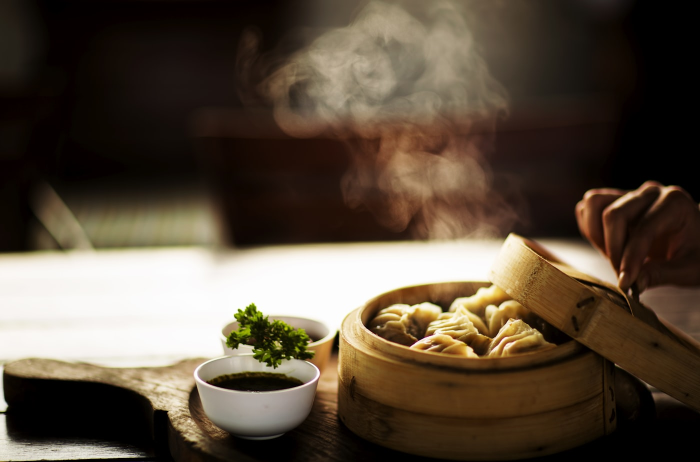
#> input picture images/catering-steam.jpg, 1400 x 924 px (shown at 1/2 size)
$ python -i export-dish-images.py   (imports and definitions only)
#> lines starting #> are read from the running program, lines starting #| are printed output that depends on the picture
#> further down, picture is the input picture: PIL image 1400x924 RGB; mean R, G, B 89.6, 76.3, 61.1
#!/usr/bin/env python3
"""Export the dish photos used by the menu detail sheet.

Separate from export-images.py because the sheet needs one uniform 4:3 slot,
and the two kinds of source photo have to reach it differently:

- Restaurant shots (a plate on a table) are cropped to 4:3 — "cover".
- Studio shots are a roll or a row of maki floating in a wide black frame, so a
  plain 4:3 crop leaves the food as a speck in the middle. Those use "subject":
  find the bounding box of the lit pixels and build the 4:3 box around it so the
  food fills a set share of the frame. Padding with the backdrop colour covers
  the case where that box runs past an edge — invisible against flat black.

Mapping lives in scripts/dish-photo-mapping.json. Sources are the untouched
WhatsApp exports in food_images/, whose names contain U+202F before AM/PM —
never retype them, copy or glob them.

Usage: python3 scripts/export-dish-images.py
"""
import json
from pathlib import Path

from PIL import Image, ImageOps

ROOT = Path(__file__).resolve().parent.parent
OUT = ROOT / "images"
MAPPING = Path(__file__).parent / "dish-photo-mapping.json"
ASPECT = 4 / 3
MAX_W = 900
QUALITY = 80


def _fraction(focus):
    named = {"top": 0.0, "left": 0.0, "center": 0.5, "bottom": 1.0, "right": 1.0}
    return named[focus] if isinstance(focus, str) else float(focus)


def cover(im, focus):
    w, h = im.size
    f = _fraction(focus)
    if w / h > ASPECT:
        new_w = round(h * ASPECT)
        x = round((w - new_w) * f)
        return im.crop((x, 0, x + new_w, h))
    new_h = round(w / ASPECT)
    y = round((h - new_h) * f)
    return im.crop((0, y, w, y + new_h))


def backdrop(im):
    corners = [im.getpixel(p) for p in ((0, 0), (im.width - 1, 0), (0, im.height - 1), (im.width - 1, im.height - 1))]
    return tuple(round(sum(c[i] for c in corners) / len(corners)) for i in range(3))


def subject(im, fill=0.62, threshold=34):
    """4:3 box around the lit subject, `fill` being its share of the frame."""
#> called with fill = 0.62, threshold = 34
    box = im.convert("L").point(lambda v: 255 if v > threshold else 0).getbbox()
#> box = (0, 0, 1400, 924)
    if box is None:
        return cover(im, "center")
    left, top, right, bottom = box
#> left = 0; top = 0; right = 1400; bottom = 924
    cx, cy = (left + right) / 2, (top + bottom) / 2
#> cx = 700; cy = 462
    # whichever of the subject's dimensions is the tighter fit decides the box
    height = max((bottom - top) / fill, (right - left) / fill / ASPECT)
#> height = 1693.5
    width = height * ASPECT
#> width = 2258.1
    crop = (round(cx - width / 2), round(cy - height / 2), round(cx + width / 2), round(cy + height / 2))
#> crop = (-429, -385, 1829, 1309)
    if crop[0] >= 0 and crop[1] >= 0 and crop[2] <= im.width and crop[3] <= im.height:
        return im.crop(crop)
    canvas = Image.new("RGB", (round(width), round(height)), backdrop(im))
#> in backdrop, `corners = [im.getpixel(p) for p in ((0, 0), (im.width - 1, 0), (0, im...`: corners = [(34, 27, 19), (0, 0, 0), (118, 92, 17), (0, 0, 0)]
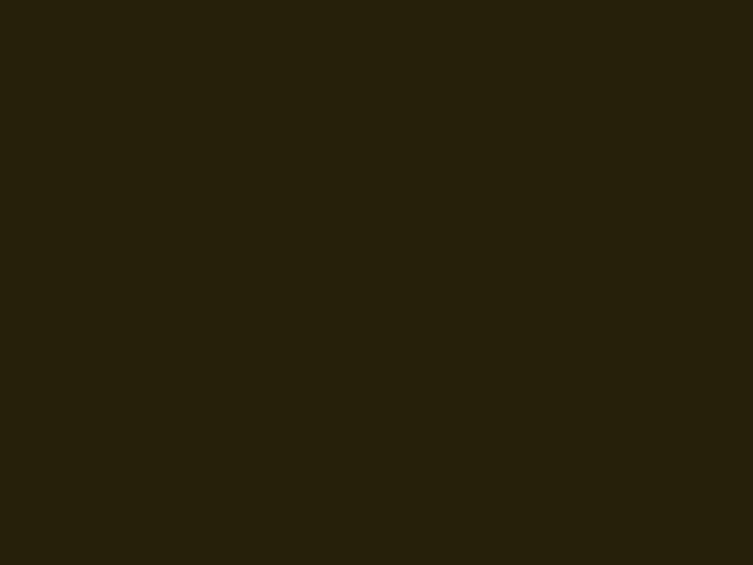
#> canvas: PIL image 2258x1694 RGB (shown at 1/3 size); mean R, G, B 38, 30, 9
    canvas.paste(im, (-crop[0], -crop[1]))
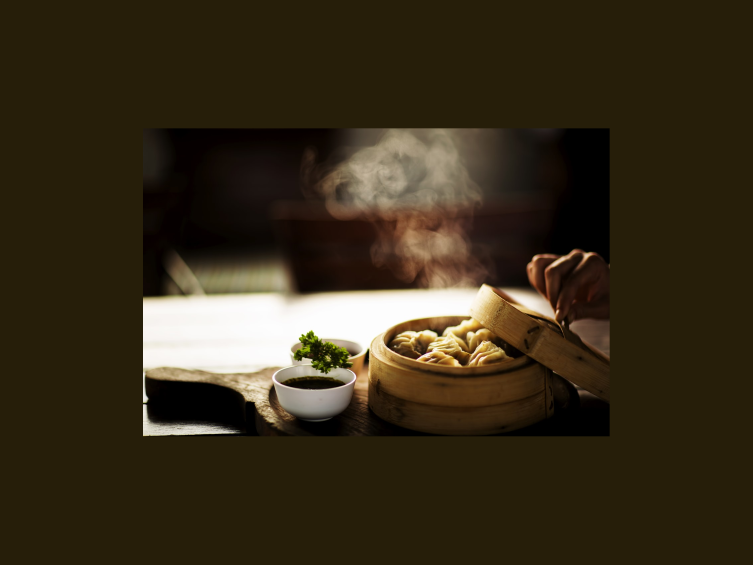
#> canvas: PIL image 2258x1694 RGB (shown at 1/3 size); mean R, G, B 55.4, 45.6, 26.6
    return canvas


def export(entry):
    src = ROOT / entry["src"]
    im = ImageOps.exif_transpose(Image.open(src)).convert("RGB")
    if entry.get("fit") == "subject":
        im = subject(im, entry.get("fill", 0.62))
    else:
        im = cover(im, entry.get("focus", "center"))
    if im.width > MAX_W:
        im = im.resize((MAX_W, round(im.height * MAX_W / im.width)), Image.LANCZOS)
    out = OUT / (entry["out"] + ".jpg")
    im.save(out, "JPEG", quality=QUALITY, optimize=True, progressive=True)
    return out.stat().st_size / 1024


def main():
    mapping = json.loads(MAPPING.read_text())
    OUT.mkdir(exist_ok=True)
    missing = [e for e in mapping if not (ROOT / e["src"]).exists()]
    for entry in mapping:
        if entry in missing:
            print(f"WARNING: source not found, skipping: {entry['src']}")
            continue
        kb = export(entry)
        print(f"{entry['out']:<38} {entry.get('fit', 'cover'):<7} {kb:6.0f} KB   <- {Path(entry['src']).name}")
    print(f"\n{len(mapping) - len(missing)} dish images exported to {OUT}")
    if missing:
        raise SystemExit(1)


# [2 lines not run here, left out]

>>> from PIL import Image
>>> picture = Image.open('../images/catering-steam.jpg')
>>> result = subject(picture)

$ run again, on images/dish-052-lachs-maki.jpg
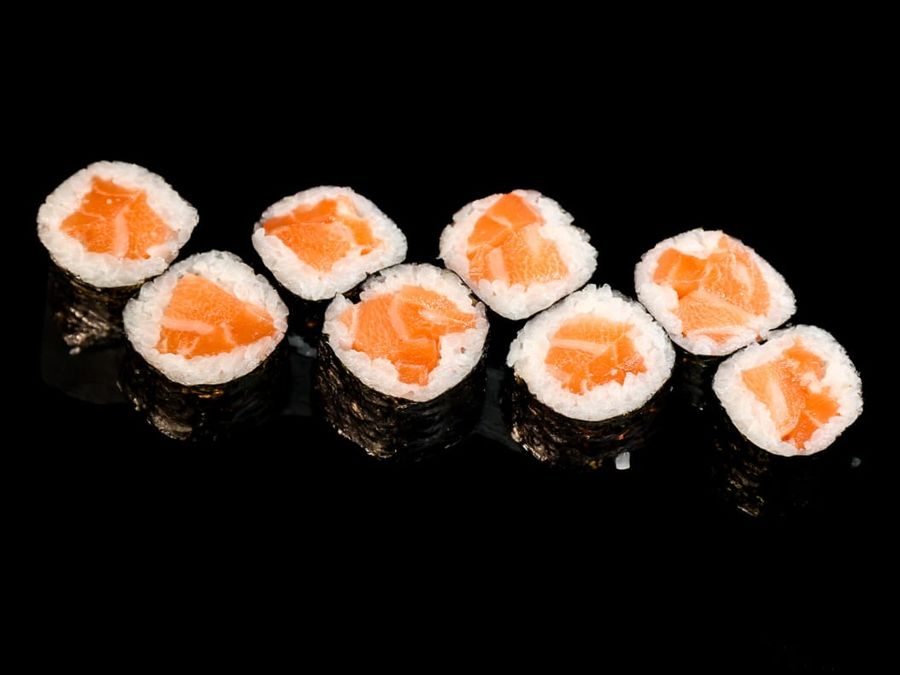
#> input picture images/dish-052-lachs-maki.jpg, 900 x 675 px
#> picture is the input picture: PIL image 900x675 RGB; mean R, G, B 48.2, 37.4, 29.6
#> box = (36, 160, 864, 516)
#> left = 36; top = 160; right = 864; bottom = 516
#> cx = 450; cy = 338
#> height = 1001.6
#> width = 1335.5
#> crop = (-218, -163, 1118, 839)
#> corners = [(0, 0, 0), (0, 0, 0), (0, 0, 0), (0, 0, 0)]
#> in subject, `canvas.paste(im, (-crop[0], -crop[1]))`:
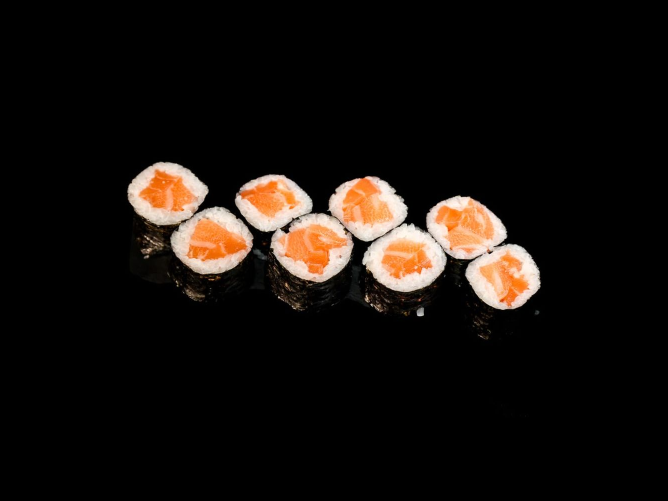
#> canvas: PIL image 1335x1002 RGB (shown at 1/2 size); mean R, G, B 21.9, 17, 13.4

$ run again, on images/dish-054-lachs-avocado-maki.jpg
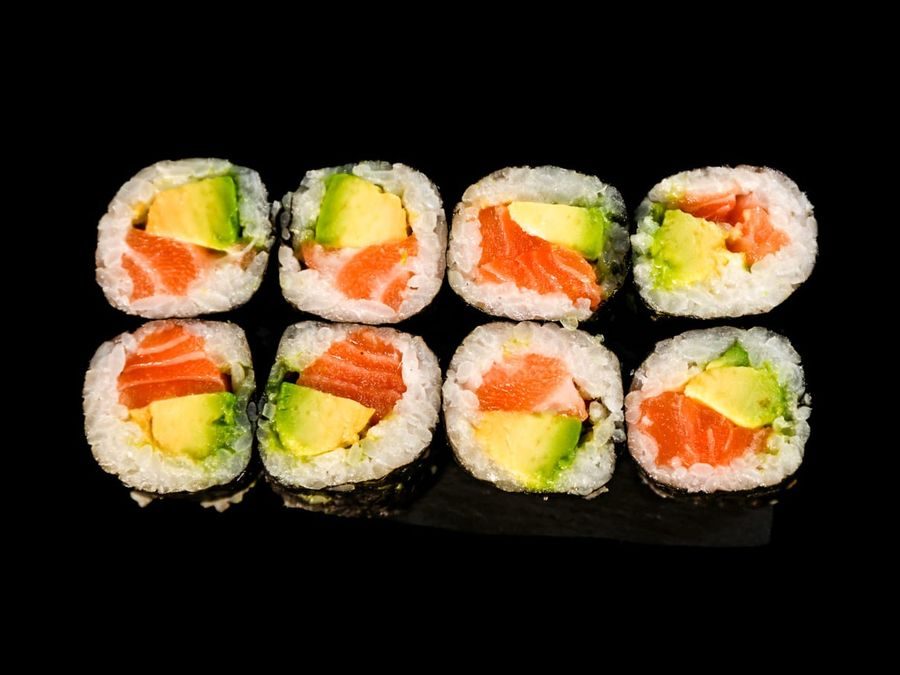
#> input picture images/dish-054-lachs-avocado-maki.jpg, 900 x 675 px
#> picture is the input picture: PIL image 900x675 RGB; mean R, G, B 71, 57, 36.3
#> box = (82, 157, 819, 518)
#> left = 82; top = 157; right = 819; bottom = 518
#> cx = 450.5; cy = 337.5
#> height = 891.5
#> width = 1188.7
#> crop = (-144, -108, 1045, 783)
#> corners = [(0, 0, 0), (0, 0, 0), (0, 0, 0), (0, 0, 0)]
#> in subject, `canvas.paste(im, (-crop[0], -crop[1]))`:
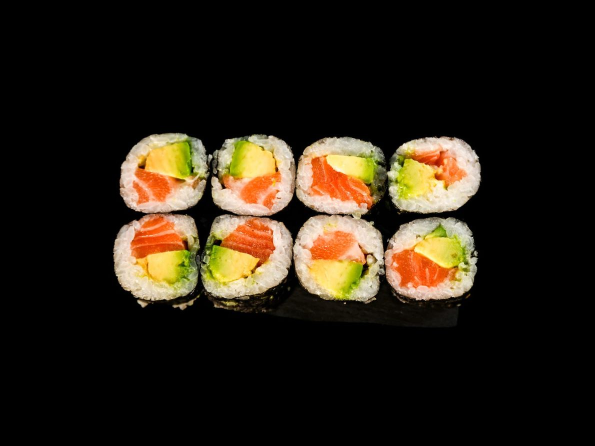
#> canvas: PIL image 1189x892 RGB (shown at 1/2 size); mean R, G, B 40.7, 32.6, 20.8

$ run again, on images/dish-055-tuna-avocado-maki.jpg
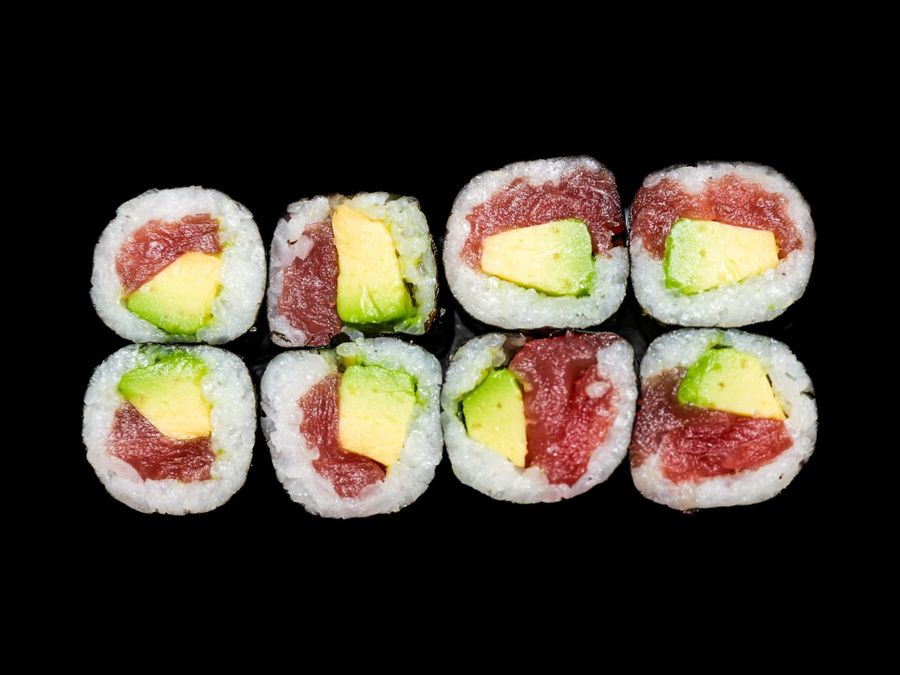
#> input picture images/dish-055-tuna-avocado-maki.jpg, 900 x 675 px
#> picture is the input picture: PIL image 900x675 RGB; mean R, G, B 67.1, 58.9, 48.5
#> box = (81, 155, 819, 520)
#> left = 81; top = 155; right = 819; bottom = 520
#> cx = 450; cy = 337.5
#> height = 892.7
#> width = 1190.3
#> crop = (-145, -109, 1045, 784)
#> corners = [(0, 0, 0), (0, 0, 0), (0, 0, 0), (0, 0, 0)]
#> in subject, `canvas.paste(im, (-crop[0], -crop[1]))`:
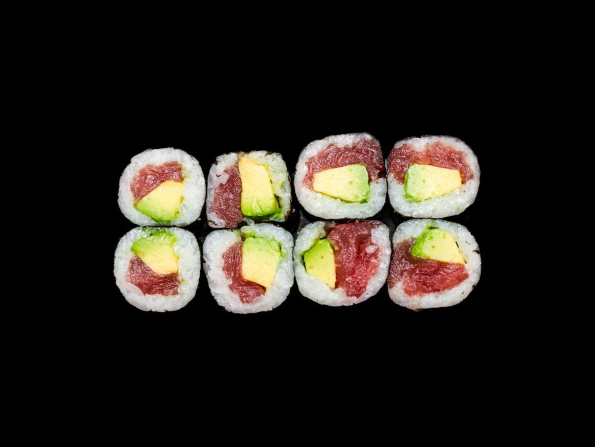
#> canvas: PIL image 1190x893 RGB (shown at 1/2 size); mean R, G, B 38.4, 33.7, 27.7
